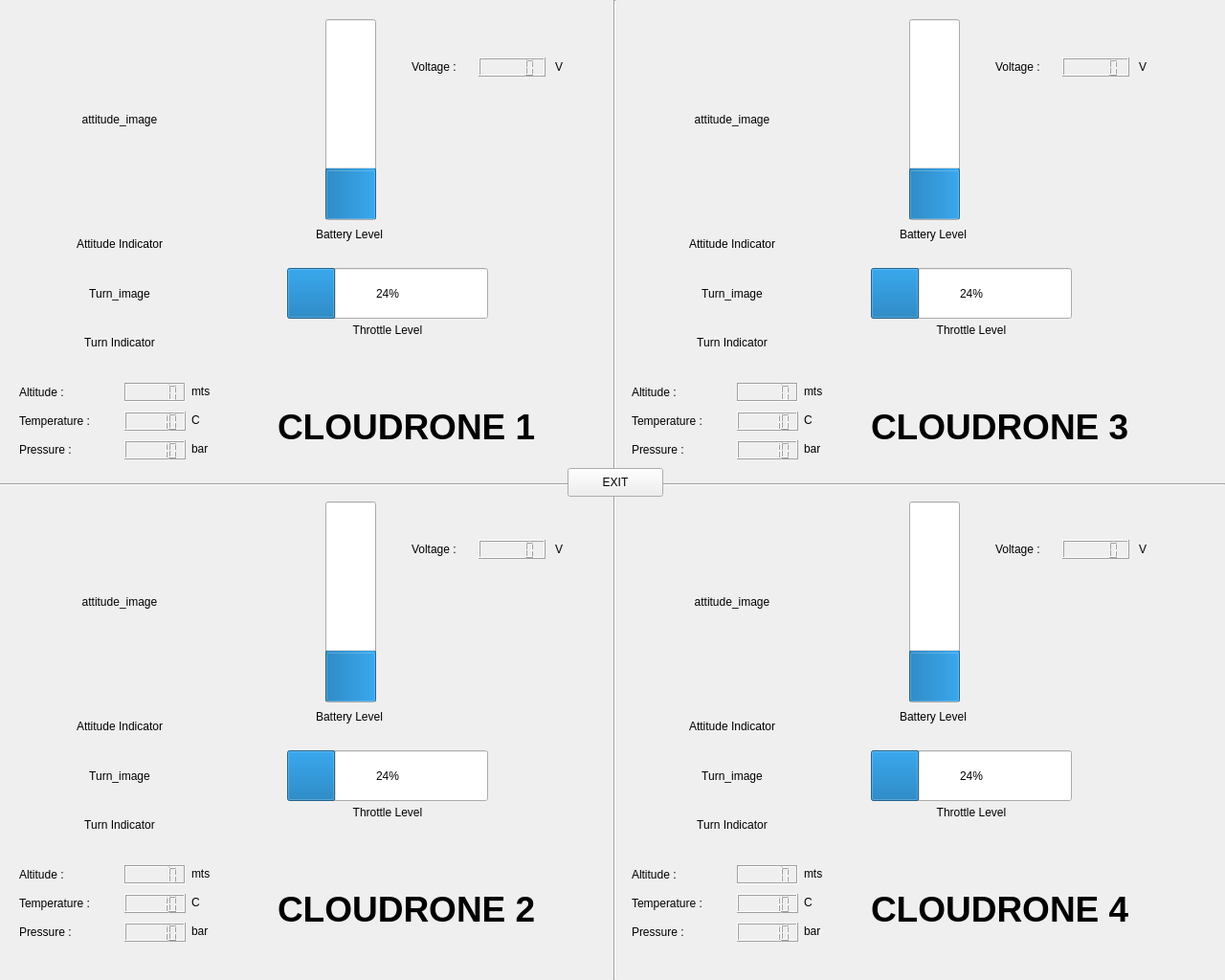
<?xml version="1.0" encoding="UTF-8"?>
<ui version="4.0">
 <class>Form</class>
 <widget class="QWidget" name="Form">
  <property name="geometry">
   <rect>
    <x>0</x>
    <y>0</y>
    <width>1280</width>
    <height>1024</height>
   </rect>
  </property>
  <property name="windowTitle">
   <string>Form</string>
  </property>
  <widget class="Line" name="horizontal">
   <property name="geometry">
    <rect>
     <x>0</x>
     <y>504</y>
     <width>1280</width>
     <height>5</height>
    </rect>
   </property>
   <property name="orientation">
    <enum>Qt::Horizontal</enum>
   </property>
  </widget>
  <widget class="Line" name="vertical">
   <property name="geometry">
    <rect>
     <x>640</x>
     <y>0</y>
     <width>5</width>
     <height>1024</height>
    </rect>
   </property>
   <property name="font">
    <font>
     <pointsize>15</pointsize>
    </font>
   </property>
   <property name="orientation">
    <enum>Qt::Vertical</enum>
   </property>
  </widget>
  <widget class="QLabel" name="Attitude_image_1">
   <property name="geometry">
    <rect>
     <x>20</x>
     <y>20</y>
     <width>210</width>
     <height>210</height>
    </rect>
   </property>
   <property name="text">
    <string>attitude_image</string>
   </property>
   <property name="alignment">
    <set>Qt::AlignCenter</set>
   </property>
  </widget>
  <widget class="QLabel" name="Attitude_name_1">
   <property name="geometry">
    <rect>
     <x>20</x>
     <y>240</y>
     <width>210</width>
     <height>30</height>
    </rect>
   </property>
   <property name="text">
    <string>Attitude Indicator</string>
   </property>
   <property name="textFormat">
    <enum>Qt::RichText</enum>
   </property>
   <property name="alignment">
    <set>Qt::AlignCenter</set>
   </property>
  </widget>
  <widget class="QLabel" name="Turn_image_1">
   <property name="geometry">
    <rect>
     <x>20</x>
     <y>280</y>
     <width>210</width>
     <height>53</height>
    </rect>
   </property>
   <property name="text">
    <string>Turn_image</string>
   </property>
   <property name="alignment">
    <set>Qt::AlignCenter</set>
   </property>
  </widget>
  <widget class="QLabel" name="Turn_name_1">
   <property name="geometry">
    <rect>
     <x>20</x>
     <y>343</y>
     <width>210</width>
     <height>30</height>
    </rect>
   </property>
   <property name="text">
    <string>Turn Indicator</string>
   </property>
   <property name="alignment">
    <set>Qt::AlignCenter</set>
   </property>
  </widget>
  <widget class="QLabel" name="Altitude_name_1">
   <property name="geometry">
    <rect>
     <x>20</x>
     <y>400</y>
     <width>70</width>
     <height>20</height>
    </rect>
   </property>
   <property name="text">
    <string>Altitude : </string>
   </property>
  </widget>
  <widget class="QLCDNumber" name="Altitude_LCD_1">
   <property name="geometry">
    <rect>
     <x>130</x>
     <y>400</y>
     <width>64</width>
     <height>20</height>
    </rect>
   </property>
   <property name="autoFillBackground">
    <bool>true</bool>
   </property>
   <property name="frameShadow">
    <enum>QFrame::Sunken</enum>
   </property>
   <property name="lineWidth">
    <number>1</number>
   </property>
   <property name="smallDecimalPoint">
    <bool>false</bool>
   </property>
   <property name="digitCount">
    <number>5</number>
   </property>
   <property name="segmentStyle">
    <enum>QLCDNumber::Filled</enum>
   </property>
  </widget>
  <widget class="QLabel" name="Temperature_name_1">
   <property name="geometry">
    <rect>
     <x>20</x>
     <y>430</y>
     <width>95</width>
     <height>20</height>
    </rect>
   </property>
   <property name="text">
    <string>Temperature : </string>
   </property>
  </widget>
  <widget class="QLCDNumber" name="Temperature_LCD_1">
   <property name="geometry">
    <rect>
     <x>130</x>
     <y>430</y>
     <width>64</width>
     <height>20</height>
    </rect>
   </property>
   <property name="autoFillBackground">
    <bool>true</bool>
   </property>
   <property name="smallDecimalPoint">
    <bool>false</bool>
   </property>
   <property name="intValue" stdset="0">
    <number>10</number>
   </property>
  </widget>
  <widget class="QLabel" name="Pressure_name_1">
   <property name="geometry">
    <rect>
     <x>20</x>
     <y>460</y>
     <width>95</width>
     <height>20</height>
    </rect>
   </property>
   <property name="text">
    <string>Pressure :</string>
   </property>
  </widget>
  <widget class="QLCDNumber" name="Pressure_LCD_1">
   <property name="geometry">
    <rect>
     <x>130</x>
     <y>460</y>
     <width>64</width>
     <height>20</height>
    </rect>
   </property>
   <property name="font">
    <font>
     <pointsize>15</pointsize>
     <weight>75</weight>
     <bold>true</bold>
     <kerning>false</kerning>
    </font>
   </property>
   <property name="autoFillBackground">
    <bool>true</bool>
   </property>
   <property name="smallDecimalPoint">
    <bool>false</bool>
   </property>
   <property name="numDigits">
    <number>5</number>
   </property>
   <property name="digitCount">
    <number>5</number>
   </property>
   <property name="value" stdset="0">
    <double>10.000000000000000</double>
   </property>
  </widget>
  <widget class="QProgressBar" name="Throttle_bar_1">
   <property name="geometry">
    <rect>
     <x>300</x>
     <y>280</y>
     <width>210</width>
     <height>53</height>
    </rect>
   </property>
   <property name="value">
    <number>24</number>
   </property>
  </widget>
  <widget class="QLabel" name="Throttle_name_1">
   <property name="geometry">
    <rect>
     <x>300</x>
     <y>330</y>
     <width>210</width>
     <height>30</height>
    </rect>
   </property>
   <property name="text">
    <string>Throttle Level</string>
   </property>
   <property name="alignment">
    <set>Qt::AlignCenter</set>
   </property>
  </widget>
  <widget class="QProgressBar" name="Battery_bar_1">
   <property name="geometry">
    <rect>
     <x>340</x>
     <y>20</y>
     <width>53</width>
     <height>210</height>
    </rect>
   </property>
   <property name="layoutDirection">
    <enum>Qt::LeftToRight</enum>
   </property>
   <property name="value">
    <number>24</number>
   </property>
   <property name="alignment">
    <set>Qt::AlignRight|Qt::AlignTrailing|Qt::AlignVCenter</set>
   </property>
   <property name="textVisible">
    <bool>true</bool>
   </property>
   <property name="orientation">
    <enum>Qt::Vertical</enum>
   </property>
   <property name="invertedAppearance">
    <bool>false</bool>
   </property>
   <property name="textDirection">
    <enum>QProgressBar::BottomToTop</enum>
   </property>
   <property name="format">
    <string>%p%</string>
   </property>
  </widget>
  <widget class="QLabel" name="Battery_name_1">
   <property name="geometry">
    <rect>
     <x>260</x>
     <y>230</y>
     <width>210</width>
     <height>30</height>
    </rect>
   </property>
   <property name="text">
    <string>Battery Level</string>
   </property>
   <property name="alignment">
    <set>Qt::AlignCenter</set>
   </property>
  </widget>
  <widget class="QPushButton" name="button_1">
   <property name="geometry">
    <rect>
     <x>593</x>
     <y>489</y>
     <width>100</width>
     <height>30</height>
    </rect>
   </property>
   <property name="text">
    <string>EXIT</string>
   </property>
  </widget>
  <widget class="QLabel" name="quad_name_1">
   <property name="geometry">
    <rect>
     <x>290</x>
     <y>420</y>
     <width>271</width>
     <height>51</height>
    </rect>
   </property>
   <property name="font">
    <font>
     <pointsize>28</pointsize>
     <weight>75</weight>
     <bold>true</bold>
    </font>
   </property>
   <property name="text">
    <string>CLOUDRONE 1</string>
   </property>
  </widget>
  <widget class="QLabel" name="Altitude_unit_1">
   <property name="geometry">
    <rect>
     <x>200</x>
     <y>400</y>
     <width>31</width>
     <height>17</height>
    </rect>
   </property>
   <property name="text">
    <string>mts</string>
   </property>
  </widget>
  <widget class="QLabel" name="Temperature_unit_1">
   <property name="geometry">
    <rect>
     <x>200</x>
     <y>430</y>
     <width>21</width>
     <height>17</height>
    </rect>
   </property>
   <property name="text">
    <string>C</string>
   </property>
  </widget>
  <widget class="QLabel" name="Pressure_unit_1">
   <property name="geometry">
    <rect>
     <x>200</x>
     <y>460</y>
     <width>31</width>
     <height>17</height>
    </rect>
   </property>
   <property name="text">
    <string>bar</string>
   </property>
  </widget>
  <widget class="QLabel" name="Voltage_name_1">
   <property name="geometry">
    <rect>
     <x>430</x>
     <y>60</y>
     <width>70</width>
     <height>20</height>
    </rect>
   </property>
   <property name="text">
    <string>Voltage :</string>
   </property>
  </widget>
  <widget class="QLCDNumber" name="Voltage_LCD_1">
   <property name="geometry">
    <rect>
     <x>500</x>
     <y>60</y>
     <width>70</width>
     <height>20</height>
    </rect>
   </property>
  </widget>
  <widget class="QLabel" name="Voltage_unit_1">
   <property name="geometry">
    <rect>
     <x>580</x>
     <y>60</y>
     <width>20</width>
     <height>20</height>
    </rect>
   </property>
   <property name="text">
    <string>V</string>
   </property>
  </widget>
  <widget class="QLabel" name="Attitude_image_2">
   <property name="geometry">
    <rect>
     <x>20</x>
     <y>524</y>
     <width>210</width>
     <height>210</height>
    </rect>
   </property>
   <property name="text">
    <string>attitude_image</string>
   </property>
   <property name="alignment">
    <set>Qt::AlignCenter</set>
   </property>
  </widget>
  <widget class="QLabel" name="Attitude_name_2">
   <property name="geometry">
    <rect>
     <x>20</x>
     <y>744</y>
     <width>210</width>
     <height>30</height>
    </rect>
   </property>
   <property name="text">
    <string>Attitude Indicator</string>
   </property>
   <property name="textFormat">
    <enum>Qt::RichText</enum>
   </property>
   <property name="alignment">
    <set>Qt::AlignCenter</set>
   </property>
  </widget>
  <widget class="QLabel" name="Turn_image_2">
   <property name="geometry">
    <rect>
     <x>20</x>
     <y>784</y>
     <width>210</width>
     <height>53</height>
    </rect>
   </property>
   <property name="text">
    <string>Turn_image</string>
   </property>
   <property name="alignment">
    <set>Qt::AlignCenter</set>
   </property>
  </widget>
  <widget class="QLabel" name="Turn_name_2">
   <property name="geometry">
    <rect>
     <x>20</x>
     <y>847</y>
     <width>210</width>
     <height>30</height>
    </rect>
   </property>
   <property name="text">
    <string>Turn Indicator</string>
   </property>
   <property name="alignment">
    <set>Qt::AlignCenter</set>
   </property>
  </widget>
  <widget class="QLCDNumber" name="Altitude_LCD_2">
   <property name="geometry">
    <rect>
     <x>130</x>
     <y>904</y>
     <width>64</width>
     <height>20</height>
    </rect>
   </property>
   <property name="autoFillBackground">
    <bool>true</bool>
   </property>
   <property name="frameShadow">
    <enum>QFrame::Sunken</enum>
   </property>
   <property name="lineWidth">
    <number>1</number>
   </property>
   <property name="smallDecimalPoint">
    <bool>false</bool>
   </property>
   <property name="digitCount">
    <number>5</number>
   </property>
   <property name="segmentStyle">
    <enum>QLCDNumber::Filled</enum>
   </property>
  </widget>
  <widget class="QLabel" name="Temperature_unit_2">
   <property name="geometry">
    <rect>
     <x>200</x>
     <y>934</y>
     <width>21</width>
     <height>17</height>
    </rect>
   </property>
   <property name="text">
    <string>C</string>
   </property>
  </widget>
  <widget class="QLabel" name="Temperature_name_2">
   <property name="geometry">
    <rect>
     <x>20</x>
     <y>934</y>
     <width>95</width>
     <height>20</height>
    </rect>
   </property>
   <property name="text">
    <string>Temperature : </string>
   </property>
  </widget>
  <widget class="QLCDNumber" name="Pressure_LCD_2">
   <property name="geometry">
    <rect>
     <x>130</x>
     <y>964</y>
     <width>64</width>
     <height>20</height>
    </rect>
   </property>
   <property name="font">
    <font>
     <pointsize>15</pointsize>
     <weight>75</weight>
     <bold>true</bold>
     <kerning>false</kerning>
    </font>
   </property>
   <property name="autoFillBackground">
    <bool>true</bool>
   </property>
   <property name="smallDecimalPoint">
    <bool>false</bool>
   </property>
   <property name="numDigits">
    <number>5</number>
   </property>
   <property name="digitCount">
    <number>5</number>
   </property>
   <property name="value" stdset="0">
    <double>10.000000000000000</double>
   </property>
  </widget>
  <widget class="QLabel" name="Pressure_name_2">
   <property name="geometry">
    <rect>
     <x>20</x>
     <y>964</y>
     <width>95</width>
     <height>20</height>
    </rect>
   </property>
   <property name="text">
    <string>Pressure :</string>
   </property>
  </widget>
  <widget class="QLabel" name="Pressure_unit_2">
   <property name="geometry">
    <rect>
     <x>200</x>
     <y>964</y>
     <width>31</width>
     <height>17</height>
    </rect>
   </property>
   <property name="text">
    <string>bar</string>
   </property>
  </widget>
  <widget class="QLabel" name="Altitude_unit_2">
   <property name="geometry">
    <rect>
     <x>200</x>
     <y>904</y>
     <width>31</width>
     <height>17</height>
    </rect>
   </property>
   <property name="text">
    <string>mts</string>
   </property>
  </widget>
  <widget class="QLabel" name="Altitude_name_2">
   <property name="geometry">
    <rect>
     <x>20</x>
     <y>904</y>
     <width>70</width>
     <height>20</height>
    </rect>
   </property>
   <property name="text">
    <string>Altitude : </string>
   </property>
  </widget>
  <widget class="QLCDNumber" name="Temperature_LCD_2">
   <property name="geometry">
    <rect>
     <x>130</x>
     <y>934</y>
     <width>64</width>
     <height>20</height>
    </rect>
   </property>
   <property name="autoFillBackground">
    <bool>true</bool>
   </property>
   <property name="smallDecimalPoint">
    <bool>false</bool>
   </property>
   <property name="intValue" stdset="0">
    <number>10</number>
   </property>
  </widget>
  <widget class="QLabel" name="Battery_name_2">
   <property name="geometry">
    <rect>
     <x>260</x>
     <y>734</y>
     <width>210</width>
     <height>30</height>
    </rect>
   </property>
   <property name="text">
    <string>Battery Level</string>
   </property>
   <property name="alignment">
    <set>Qt::AlignCenter</set>
   </property>
  </widget>
  <widget class="QLCDNumber" name="Voltage_LCD_2">
   <property name="geometry">
    <rect>
     <x>500</x>
     <y>564</y>
     <width>70</width>
     <height>20</height>
    </rect>
   </property>
  </widget>
  <widget class="QLabel" name="Voltage_name_2">
   <property name="geometry">
    <rect>
     <x>430</x>
     <y>564</y>
     <width>70</width>
     <height>20</height>
    </rect>
   </property>
   <property name="text">
    <string>Voltage :</string>
   </property>
  </widget>
  <widget class="QProgressBar" name="Battery_bar_2">
   <property name="geometry">
    <rect>
     <x>340</x>
     <y>524</y>
     <width>53</width>
     <height>210</height>
    </rect>
   </property>
   <property name="layoutDirection">
    <enum>Qt::LeftToRight</enum>
   </property>
   <property name="value">
    <number>24</number>
   </property>
   <property name="alignment">
    <set>Qt::AlignRight|Qt::AlignTrailing|Qt::AlignVCenter</set>
   </property>
   <property name="textVisible">
    <bool>true</bool>
   </property>
   <property name="orientation">
    <enum>Qt::Vertical</enum>
   </property>
   <property name="invertedAppearance">
    <bool>false</bool>
   </property>
   <property name="textDirection">
    <enum>QProgressBar::BottomToTop</enum>
   </property>
   <property name="format">
    <string>%p%</string>
   </property>
  </widget>
  <widget class="QLabel" name="Voltage_unit_2">
   <property name="geometry">
    <rect>
     <x>580</x>
     <y>564</y>
     <width>20</width>
     <height>20</height>
    </rect>
   </property>
   <property name="text">
    <string>V</string>
   </property>
  </widget>
  <widget class="QProgressBar" name="Throttle_bar_2">
   <property name="geometry">
    <rect>
     <x>300</x>
     <y>784</y>
     <width>210</width>
     <height>53</height>
    </rect>
   </property>
   <property name="value">
    <number>24</number>
   </property>
  </widget>
  <widget class="QLabel" name="quad_name_2">
   <property name="geometry">
    <rect>
     <x>290</x>
     <y>924</y>
     <width>271</width>
     <height>51</height>
    </rect>
   </property>
   <property name="font">
    <font>
     <pointsize>28</pointsize>
     <weight>75</weight>
     <bold>true</bold>
    </font>
   </property>
   <property name="text">
    <string>CLOUDRONE 2</string>
   </property>
  </widget>
  <widget class="QLabel" name="Throttle_name_2">
   <property name="geometry">
    <rect>
     <x>300</x>
     <y>834</y>
     <width>210</width>
     <height>30</height>
    </rect>
   </property>
   <property name="text">
    <string>Throttle Level</string>
   </property>
   <property name="alignment">
    <set>Qt::AlignCenter</set>
   </property>
  </widget>
  <widget class="QLabel" name="Turn_image_3">
   <property name="geometry">
    <rect>
     <x>660</x>
     <y>280</y>
     <width>210</width>
     <height>53</height>
    </rect>
   </property>
   <property name="text">
    <string>Turn_image</string>
   </property>
   <property name="alignment">
    <set>Qt::AlignCenter</set>
   </property>
  </widget>
  <widget class="QLabel" name="Turn_name_3">
   <property name="geometry">
    <rect>
     <x>660</x>
     <y>343</y>
     <width>210</width>
     <height>30</height>
    </rect>
   </property>
   <property name="text">
    <string>Turn Indicator</string>
   </property>
   <property name="alignment">
    <set>Qt::AlignCenter</set>
   </property>
  </widget>
  <widget class="QLabel" name="Attitude_image_3">
   <property name="geometry">
    <rect>
     <x>660</x>
     <y>20</y>
     <width>210</width>
     <height>210</height>
    </rect>
   </property>
   <property name="text">
    <string>attitude_image</string>
   </property>
   <property name="alignment">
    <set>Qt::AlignCenter</set>
   </property>
  </widget>
  <widget class="QLabel" name="Attitude_name_3">
   <property name="geometry">
    <rect>
     <x>660</x>
     <y>240</y>
     <width>210</width>
     <height>30</height>
    </rect>
   </property>
   <property name="text">
    <string>Attitude Indicator</string>
   </property>
   <property name="textFormat">
    <enum>Qt::RichText</enum>
   </property>
   <property name="alignment">
    <set>Qt::AlignCenter</set>
   </property>
  </widget>
  <widget class="QLCDNumber" name="Altitude_LCD_3">
   <property name="geometry">
    <rect>
     <x>770</x>
     <y>400</y>
     <width>64</width>
     <height>20</height>
    </rect>
   </property>
   <property name="autoFillBackground">
    <bool>true</bool>
   </property>
   <property name="frameShadow">
    <enum>QFrame::Sunken</enum>
   </property>
   <property name="lineWidth">
    <number>1</number>
   </property>
   <property name="smallDecimalPoint">
    <bool>false</bool>
   </property>
   <property name="digitCount">
    <number>5</number>
   </property>
   <property name="segmentStyle">
    <enum>QLCDNumber::Filled</enum>
   </property>
  </widget>
  <widget class="QLabel" name="Temperature_unit_3">
   <property name="geometry">
    <rect>
     <x>840</x>
     <y>430</y>
     <width>21</width>
     <height>17</height>
    </rect>
   </property>
   <property name="text">
    <string>C</string>
   </property>
  </widget>
  <widget class="QLabel" name="Temperature_name_3">
   <property name="geometry">
    <rect>
     <x>660</x>
     <y>430</y>
     <width>95</width>
     <height>20</height>
    </rect>
   </property>
   <property name="text">
    <string>Temperature : </string>
   </property>
  </widget>
  <widget class="QLCDNumber" name="Pressure_LCD_3">
   <property name="geometry">
    <rect>
     <x>770</x>
     <y>460</y>
     <width>64</width>
     <height>20</height>
    </rect>
   </property>
   <property name="font">
    <font>
     <pointsize>15</pointsize>
     <weight>75</weight>
     <bold>true</bold>
     <kerning>false</kerning>
    </font>
   </property>
   <property name="autoFillBackground">
    <bool>true</bool>
   </property>
   <property name="smallDecimalPoint">
    <bool>false</bool>
   </property>
   <property name="numDigits">
    <number>5</number>
   </property>
   <property name="digitCount">
    <number>5</number>
   </property>
   <property name="value" stdset="0">
    <double>10.000000000000000</double>
   </property>
  </widget>
  <widget class="QLabel" name="Pressure_name_3">
   <property name="geometry">
    <rect>
     <x>660</x>
     <y>460</y>
     <width>95</width>
     <height>20</height>
    </rect>
   </property>
   <property name="text">
    <string>Pressure :</string>
   </property>
  </widget>
  <widget class="QLabel" name="Pressure_unit_3">
   <property name="geometry">
    <rect>
     <x>840</x>
     <y>460</y>
     <width>31</width>
     <height>17</height>
    </rect>
   </property>
   <property name="text">
    <string>bar</string>
   </property>
  </widget>
  <widget class="QLabel" name="Altitude_unit_3">
   <property name="geometry">
    <rect>
     <x>840</x>
     <y>400</y>
     <width>31</width>
     <height>17</height>
    </rect>
   </property>
   <property name="text">
    <string>mts</string>
   </property>
  </widget>
  <widget class="QLabel" name="Altitude_name_3">
   <property name="geometry">
    <rect>
     <x>660</x>
     <y>400</y>
     <width>70</width>
     <height>20</height>
    </rect>
   </property>
   <property name="text">
    <string>Altitude : </string>
   </property>
  </widget>
  <widget class="QLCDNumber" name="Temperature_LCD_3">
   <property name="geometry">
    <rect>
     <x>770</x>
     <y>430</y>
     <width>64</width>
     <height>20</height>
    </rect>
   </property>
   <property name="autoFillBackground">
    <bool>true</bool>
   </property>
   <property name="smallDecimalPoint">
    <bool>false</bool>
   </property>
   <property name="intValue" stdset="0">
    <number>10</number>
   </property>
  </widget>
  <widget class="QLabel" name="Battery_name_3">
   <property name="geometry">
    <rect>
     <x>870</x>
     <y>230</y>
     <width>210</width>
     <height>30</height>
    </rect>
   </property>
   <property name="text">
    <string>Battery Level</string>
   </property>
   <property name="alignment">
    <set>Qt::AlignCenter</set>
   </property>
  </widget>
  <widget class="QLCDNumber" name="Voltage_LCD_3">
   <property name="geometry">
    <rect>
     <x>1110</x>
     <y>60</y>
     <width>70</width>
     <height>20</height>
    </rect>
   </property>
  </widget>
  <widget class="QLabel" name="Voltage_name_3">
   <property name="geometry">
    <rect>
     <x>1040</x>
     <y>60</y>
     <width>70</width>
     <height>20</height>
    </rect>
   </property>
   <property name="text">
    <string>Voltage :</string>
   </property>
  </widget>
  <widget class="QProgressBar" name="Battery_bar_3">
   <property name="geometry">
    <rect>
     <x>950</x>
     <y>20</y>
     <width>53</width>
     <height>210</height>
    </rect>
   </property>
   <property name="layoutDirection">
    <enum>Qt::LeftToRight</enum>
   </property>
   <property name="value">
    <number>24</number>
   </property>
   <property name="alignment">
    <set>Qt::AlignRight|Qt::AlignTrailing|Qt::AlignVCenter</set>
   </property>
   <property name="textVisible">
    <bool>true</bool>
   </property>
   <property name="orientation">
    <enum>Qt::Vertical</enum>
   </property>
   <property name="invertedAppearance">
    <bool>false</bool>
   </property>
   <property name="textDirection">
    <enum>QProgressBar::BottomToTop</enum>
   </property>
   <property name="format">
    <string>%p%</string>
   </property>
  </widget>
  <widget class="QLabel" name="Voltage_unit_3">
   <property name="geometry">
    <rect>
     <x>1190</x>
     <y>60</y>
     <width>20</width>
     <height>20</height>
    </rect>
   </property>
   <property name="text">
    <string>V</string>
   </property>
  </widget>
  <widget class="QProgressBar" name="Throttle_bar_3">
   <property name="geometry">
    <rect>
     <x>910</x>
     <y>280</y>
     <width>210</width>
     <height>53</height>
    </rect>
   </property>
   <property name="value">
    <number>24</number>
   </property>
  </widget>
  <widget class="QLabel" name="quad_name_3">
   <property name="geometry">
    <rect>
     <x>910</x>
     <y>420</y>
     <width>271</width>
     <height>51</height>
    </rect>
   </property>
   <property name="font">
    <font>
     <pointsize>28</pointsize>
     <weight>75</weight>
     <bold>true</bold>
    </font>
   </property>
   <property name="text">
    <string>CLOUDRONE 3</string>
   </property>
  </widget>
  <widget class="QLabel" name="Throttle_name_3">
   <property name="geometry">
    <rect>
     <x>910</x>
     <y>330</y>
     <width>210</width>
     <height>30</height>
    </rect>
   </property>
   <property name="text">
    <string>Throttle Level</string>
   </property>
   <property name="alignment">
    <set>Qt::AlignCenter</set>
   </property>
  </widget>
  <widget class="QLabel" name="Attitude_image_4">
   <property name="geometry">
    <rect>
     <x>660</x>
     <y>524</y>
     <width>210</width>
     <height>210</height>
    </rect>
   </property>
   <property name="text">
    <string>attitude_image</string>
   </property>
   <property name="alignment">
    <set>Qt::AlignCenter</set>
   </property>
  </widget>
  <widget class="QLabel" name="Turn_image_4">
   <property name="geometry">
    <rect>
     <x>660</x>
     <y>784</y>
     <width>210</width>
     <height>53</height>
    </rect>
   </property>
   <property name="text">
    <string>Turn_image</string>
   </property>
   <property name="alignment">
    <set>Qt::AlignCenter</set>
   </property>
  </widget>
  <widget class="QLabel" name="Turn_name_4">
   <property name="geometry">
    <rect>
     <x>660</x>
     <y>847</y>
     <width>210</width>
     <height>30</height>
    </rect>
   </property>
   <property name="text">
    <string>Turn Indicator</string>
   </property>
   <property name="alignment">
    <set>Qt::AlignCenter</set>
   </property>
  </widget>
  <widget class="QLabel" name="Attitude_name_4">
   <property name="geometry">
    <rect>
     <x>660</x>
     <y>744</y>
     <width>210</width>
     <height>30</height>
    </rect>
   </property>
   <property name="text">
    <string>Attitude Indicator</string>
   </property>
   <property name="textFormat">
    <enum>Qt::RichText</enum>
   </property>
   <property name="alignment">
    <set>Qt::AlignCenter</set>
   </property>
  </widget>
  <widget class="QLabel" name="Temperature_name_4">
   <property name="geometry">
    <rect>
     <x>660</x>
     <y>934</y>
     <width>95</width>
     <height>20</height>
    </rect>
   </property>
   <property name="text">
    <string>Temperature : </string>
   </property>
  </widget>
  <widget class="QLCDNumber" name="Temperature_LCD_4">
   <property name="geometry">
    <rect>
     <x>770</x>
     <y>934</y>
     <width>64</width>
     <height>20</height>
    </rect>
   </property>
   <property name="autoFillBackground">
    <bool>true</bool>
   </property>
   <property name="smallDecimalPoint">
    <bool>false</bool>
   </property>
   <property name="intValue" stdset="0">
    <number>10</number>
   </property>
  </widget>
  <widget class="QLCDNumber" name="Altitude_LCD_4">
   <property name="geometry">
    <rect>
     <x>770</x>
     <y>904</y>
     <width>64</width>
     <height>20</height>
    </rect>
   </property>
   <property name="autoFillBackground">
    <bool>true</bool>
   </property>
   <property name="frameShadow">
    <enum>QFrame::Sunken</enum>
   </property>
   <property name="lineWidth">
    <number>1</number>
   </property>
   <property name="smallDecimalPoint">
    <bool>false</bool>
   </property>
   <property name="digitCount">
    <number>5</number>
   </property>
   <property name="segmentStyle">
    <enum>QLCDNumber::Filled</enum>
   </property>
  </widget>
  <widget class="QLabel" name="Altitude_unit_4">
   <property name="geometry">
    <rect>
     <x>840</x>
     <y>904</y>
     <width>31</width>
     <height>17</height>
    </rect>
   </property>
   <property name="text">
    <string>mts</string>
   </property>
  </widget>
  <widget class="QLabel" name="Temperature_unit_4">
   <property name="geometry">
    <rect>
     <x>840</x>
     <y>934</y>
     <width>21</width>
     <height>17</height>
    </rect>
   </property>
   <property name="text">
    <string>C</string>
   </property>
  </widget>
  <widget class="QLabel" name="Pressure_unit_4">
   <property name="geometry">
    <rect>
     <x>840</x>
     <y>964</y>
     <width>31</width>
     <height>17</height>
    </rect>
   </property>
   <property name="text">
    <string>bar</string>
   </property>
  </widget>
  <widget class="QLCDNumber" name="Pressure_LCD_4">
   <property name="geometry">
    <rect>
     <x>770</x>
     <y>964</y>
     <width>64</width>
     <height>20</height>
    </rect>
   </property>
   <property name="font">
    <font>
     <pointsize>15</pointsize>
     <weight>75</weight>
     <bold>true</bold>
     <kerning>false</kerning>
    </font>
   </property>
   <property name="autoFillBackground">
    <bool>true</bool>
   </property>
   <property name="smallDecimalPoint">
    <bool>false</bool>
   </property>
   <property name="numDigits">
    <number>5</number>
   </property>
   <property name="digitCount">
    <number>5</number>
   </property>
   <property name="value" stdset="0">
    <double>10.000000000000000</double>
   </property>
  </widget>
  <widget class="QLabel" name="Pressure_name_4">
   <property name="geometry">
    <rect>
     <x>660</x>
     <y>964</y>
     <width>95</width>
     <height>20</height>
    </rect>
   </property>
   <property name="text">
    <string>Pressure :</string>
   </property>
  </widget>
  <widget class="QLabel" name="Altitude_name_4">
   <property name="geometry">
    <rect>
     <x>660</x>
     <y>904</y>
     <width>70</width>
     <height>20</height>
    </rect>
   </property>
   <property name="text">
    <string>Altitude : </string>
   </property>
  </widget>
  <widget class="QProgressBar" name="Battery_bar_4">
   <property name="geometry">
    <rect>
     <x>950</x>
     <y>524</y>
     <width>53</width>
     <height>210</height>
    </rect>
   </property>
   <property name="layoutDirection">
    <enum>Qt::LeftToRight</enum>
   </property>
   <property name="value">
    <number>24</number>
   </property>
   <property name="alignment">
    <set>Qt::AlignRight|Qt::AlignTrailing|Qt::AlignVCenter</set>
   </property>
   <property name="textVisible">
    <bool>true</bool>
   </property>
   <property name="orientation">
    <enum>Qt::Vertical</enum>
   </property>
   <property name="invertedAppearance">
    <bool>false</bool>
   </property>
   <property name="textDirection">
    <enum>QProgressBar::BottomToTop</enum>
   </property>
   <property name="format">
    <string>%p%</string>
   </property>
  </widget>
  <widget class="QLabel" name="Battery_name_4">
   <property name="geometry">
    <rect>
     <x>870</x>
     <y>734</y>
     <width>210</width>
     <height>30</height>
    </rect>
   </property>
   <property name="text">
    <string>Battery Level</string>
   </property>
   <property name="alignment">
    <set>Qt::AlignCenter</set>
   </property>
  </widget>
  <widget class="QLabel" name="Throttle_name_4">
   <property name="geometry">
    <rect>
     <x>910</x>
     <y>834</y>
     <width>210</width>
     <height>30</height>
    </rect>
   </property>
   <property name="text">
    <string>Throttle Level</string>
   </property>
   <property name="alignment">
    <set>Qt::AlignCenter</set>
   </property>
  </widget>
  <widget class="QProgressBar" name="Throttle_bar_4">
   <property name="geometry">
    <rect>
     <x>910</x>
     <y>784</y>
     <width>210</width>
     <height>53</height>
    </rect>
   </property>
   <property name="value">
    <number>24</number>
   </property>
  </widget>
  <widget class="QLCDNumber" name="Voltage_LCD_4">
   <property name="geometry">
    <rect>
     <x>1110</x>
     <y>564</y>
     <width>70</width>
     <height>20</height>
    </rect>
   </property>
  </widget>
  <widget class="QLabel" name="Voltage_unit_4">
   <property name="geometry">
    <rect>
     <x>1190</x>
     <y>564</y>
     <width>20</width>
     <height>20</height>
    </rect>
   </property>
   <property name="text">
    <string>V</string>
   </property>
  </widget>
  <widget class="QLabel" name="Voltage_name_4">
   <property name="geometry">
    <rect>
     <x>1040</x>
     <y>564</y>
     <width>70</width>
     <height>20</height>
    </rect>
   </property>
   <property name="text">
    <string>Voltage :</string>
   </property>
  </widget>
  <widget class="QLabel" name="quad_name_4">
   <property name="geometry">
    <rect>
     <x>910</x>
     <y>924</y>
     <width>271</width>
     <height>51</height>
    </rect>
   </property>
   <property name="font">
    <font>
     <pointsize>28</pointsize>
     <weight>75</weight>
     <bold>true</bold>
    </font>
   </property>
   <property name="text">
    <string>CLOUDRONE 4</string>
   </property>
  </widget>
 </widget>
 <resources/>
 <connections/>
</ui>
